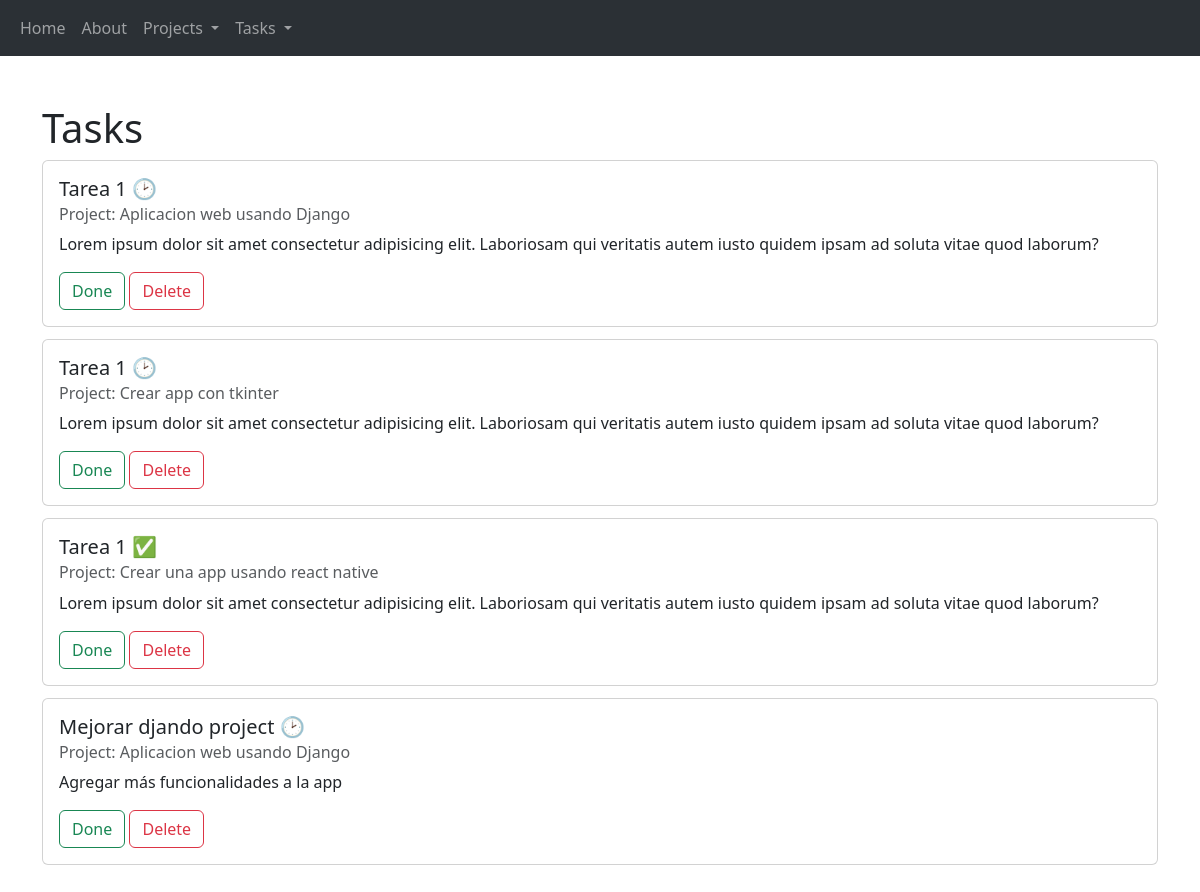
/tasks/, run on the app's committed database.
### myapp/models.py (models this page shows, shortened)
class Task(models.Model):
    title = models.CharField(max_length=200)
    description = models.TextField()
    projects = models.ForeignKey(Project, on_delete = models.CASCADE)
    done = models.BooleanField(default=False)

class Project(models.Model):
    name = models.CharField(max_length=200)

### myapp/views.py (the view)
# urls.py: path('tasks/', views.tasks, name = "tasks"),
def tasks(request):
    tasks = Task.objects.all()
    return render(request, "tasks/tasks.html", {
        'tasks' : tasks
    })

### myapp/templates/tasks/tasks.html
{% extends 'layouts/base.html' %}
{% block content %}
<h1>Tasks</h1>
<div class="row row-cols-1 row-cols-md-1 g-1">
    {% for task in tasks %}
    <div class="col mb-2">
        <div class="card">
            <div class="card-body">
                <h5 class="card-title">{{task.title}} {% if task.done == False %} 🕑 {% else %} ✅ {% endif %}</h5>
                <h6 class="card-subtitle mb-2 text-muted">Project: {{task.projects.name}}</h6>
                <p class="card-text">{{task.description}}</p>
                <a href="#" class="btn btn-outline-success">Done</a>
                <a href="#" class="btn btn-outline-danger">Delete</a>
            </div>
        </div>
    </div>
    {% endfor %}
</div>
{% endblock %}

### myapp/templates/layouts/base.html (shortened to what this page needs)
{% load static %}
<!DOCTYPE html>
<html lang="en">
<head>
    <link href="https://cdn.jsdelivr.net/npm/bootstrap@5.3.0-alpha1/dist/css/bootstrap.min.css" rel="stylesheet">
</head>
<body>
    <nav class="navbar bg-dark navbar-expand-lg bg-body-tertiary" data-bs-theme="dark">
        <div class="container-fluid">
            <div class="collapse navbar-collapse" id="navbarSupportedContent">
                <ul class="navbar-nav me-auto mb-2 mb-lg-0">
                    <li class="nav-item">
                        <a class="nav-link" aria-current="page" href="{% url 'index' %}">Home</a>
                    </li>
                    <li class="nav-item">
                        <a class="nav-link" href="{% url 'about' %}">About</a>
                    </li>
                    <li class="nav-item dropdown">
                        <a class="nav-link dropdown-toggle" href="{% url 'projects' %}" role="button"
                            data-bs-toggle="dropdown" aria-expanded="false">
                            Projects
                        </a>
                    </li>
                    <li class="nav-item dropdown">
                        <a class="nav-link dropdown-toggle" href="{% url 'tasks' %}" role="button" data-bs-toggle="dropdown"
                            aria-expanded="false">
                            Tasks
                        </a>
                    </li>
            </div>
        </div>
    </nav>
    <main class="container mt-5 mb-5">
        {% block content %}
        {% endblock %}
    </main>
</body>
</html>

### data on the page
Task: title "Tarea 1", projects.name "Aplicacion web usando Django", description "Lorem ipsum dolor sit amet consectetur adipisicing elit. Laboriosam qui veritatis autem iusto quidem ipsam ad soluta vitae quod laborum?"
Task: title "Tarea 1", projects.name "Crear app con tkinter", description "Lorem ipsum dolor sit amet consectetur adipisicing elit. Laboriosam qui veritatis autem iusto quidem ipsam ad soluta vitae quod laborum?"
Task: title "Tarea 1", projects.name "Crear una app usando react native", description "Lorem ipsum dolor sit amet consectetur adipisicing elit. Laboriosam qui veritatis autem iusto quidem ipsam ad soluta vitae quod laborum?"
Task: title "Mejorar djando project", projects.name "Aplicacion web usando Django", description "Agregar más funcionalidades a la app"
